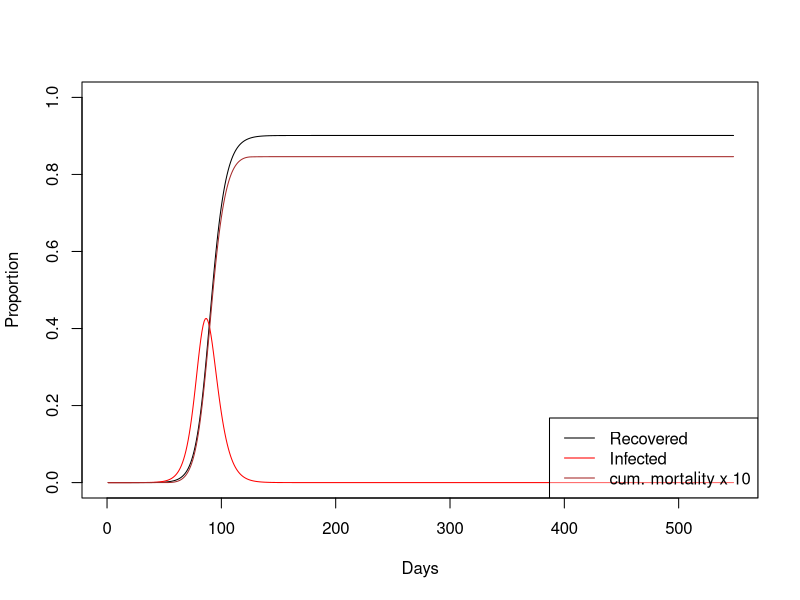
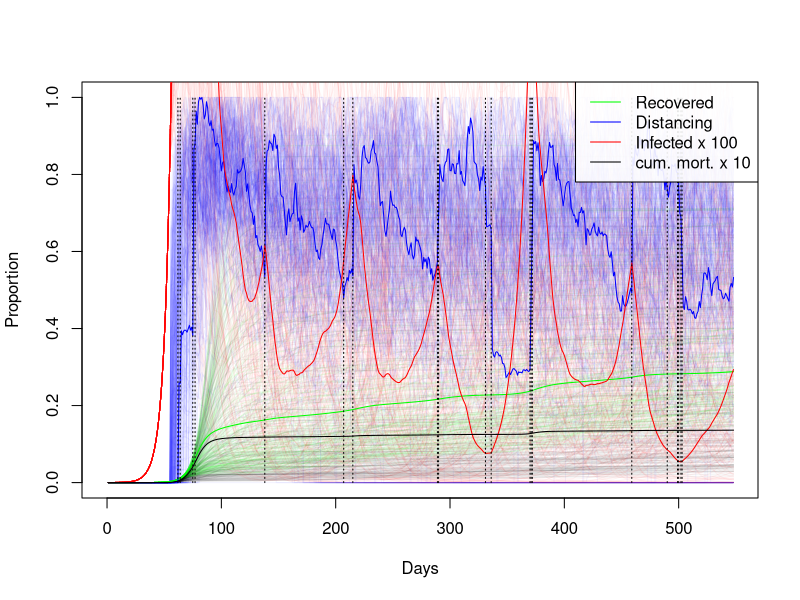
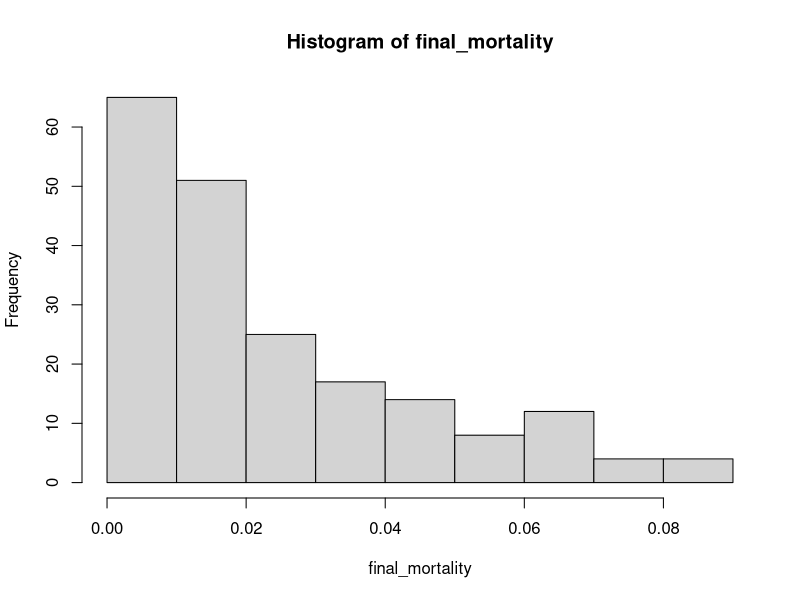

The R script that drew these images, in order:
## Simulation of management of Covid-19 outbreak in the UK.
library(nleqslv) # nonlinear solver

# Parameters (unit: days)
incubation_time <- 5.1 # Ferguson et al. 
incubation_time <- incubation_time +1 # fudge to reproduce R0 and generation time 
start_trans_symp <- incubation_time - 0.5 # Ferguson et al. 
start_trans_asymp <- start_trans_symp # Ferguson et al. 
prop_symptoms <- 0.2 # https://www.thelancet.com/journals/lancet/article/PIIS0140-6736(20)30567-5/fulltext
#prop_symptoms <- 1/3 # Ferguson et al. 
prop_critical <- 0.06 # To be implemented # https://www.thelancet.com/journals/lancet/article/PIIS0140-6736(20)30567-5/fulltext
mean_generation_time <- 6.5 # Ferguson et al. 
#generation_time_alpha <- 3 # shape parameter of an assumed gamma distribution, https://academic.oup.com/biostatistics/article/12/2/303/280518
generation_time_alpha <- 2 # 1 # shape parameter of an assumed gamma distribution, fudge to reproduce r
R0 <- 2.4 # Ferguson et al. 
inf_symp_asymp_ratio <- 2  # Ferguson et al.  
UK_population_size <- 66.44e6
pop_size <- UK_population_size

case_fatality_rate_1 <- 0.009 # hospitals below capacity # to be implemented...
case_fatality_rate_2 <- 0.09 # hospitals over capacity # to be implemented...
hospitalization_rate <- 0.044 # to be implemented...
critical_care_rate <- 0.044 * 0.3 # to be implemented...
critical_care_hospital_time <- 10
hospital_load_factor <- 
  critical_care_rate * critical_care_hospital_time / 
  mean_generation_time
critical_care_beds <- 8175 # uk number of respirators 
## Threshold for proportion infected:
critical_care_beds / (hospital_load_factor * pop_size) 

# ## Check:
# r <- (R0^(1/generation_time_alpha)-1) * generation_time_alpha/mean_generation_time;
# # linear growth rate
# r
# # doubling time
# #exp(r*T_double)==2 -> T_double == log(2)/r
# log(2)/r

policy_intervention_rate <- 1/6 # https://lab.gedidigital.it/gedi-visual/2020/coronavirus-i-contagi-in-italia/




# Stages:
stages <- c(
  "S", # susceptible
  "Is1", # symptomatic infected no trans
  "Is2", # symptomatic infected trans
  "Ia1", # symptomatic asymptomatic no trans
  "Ia2", # symptomatic asymptomatic trans
  "R", # recovered or deceased
  c() )
n_stages <- length(stages)

# Infected stages
IStages <- c("Is1", "Is2", "Ia1", "Ia2")
# Infectious (test postive) stages
PStages <- c("Is2", "Ia2")


## Linear dynamics:
# We still need to adjust two parameters: 
# Is2_inf: infectiousness of Is2 srage (scales other stages)
# rec_rate: recovery rate of transmitting individuals
# This adjustment is done such as fitting R0 and mean_generation_time

## The "survivial" part of the population matrix
SS_calc <- function(Is2_inf,rec_rate){
  SS <- matrix(0,nrow = n_stages,ncol= n_stages,
               dimnames = list(Next=stages,Current=stages) )
  SS["S","S"] <- 1
  SS["Is2","Is1"] <- 1/start_trans_symp
  SS["Is1","Is1"] <- 1-1/start_trans_symp
  SS["Ia2","Ia1"] <- 1/start_trans_asymp
  SS["Ia1","Ia1"] <- 1-1/start_trans_asymp
  SS["R","Ia2"] <- rec_rate
  SS["Ia2","Ia2"] <- 1-rec_rate
  SS["R","Is2"] <- rec_rate
  SS["Is2","Is2"] <- 1-rec_rate
  SS["R","R"] <- 1
  return(SS)
}

## Density indepent factor of the "fertility" (= transmission) matrix
FF0_calc <- function(Is2_inf,rec_rate){
  FF0 <- matrix(0,nrow = n_stages,ncol= n_stages,
                dimnames = list(Next=stages,Current=stages) )
  FF0["Is1","Is2"] <- Is2_inf * prop_symptoms 
  FF0["Ia1","Is2"] <- Is2_inf * (1-prop_symptoms)
  FF0["Is1","Ia2"] <- Is2_inf * prop_symptoms  / inf_symp_asymp_ratio
  FF0["Ia1","Ia2"] <- Is2_inf * (1-prop_symptoms)  / inf_symp_asymp_ratio
  return(FF0)
}

## Calculate the "fertility" (= transmission) part of the population matrix
FF_calc <- function(Is2_inf,rec_rate){
  FF0 <- FF0_calc(Is2_inf,rec_rate)
  return(FF0 * pop_size)
}

eigenvalue_index <- function(eig_values){
  w <- which(abs(eig_values)==eig_values & eig_values != 1)
  return(w[which.max(eig_values[w])])
}

get_mean_generation_time <- function(SS,FF){
  # See page 842 of Bienvenu, F.; Legendre, S. (2015). "A New Approach to the Generation Time in Matrix Population Models" (PDF). The American Naturalist. 185 (6): 834–843. doi:10.1086/681104. PMID 25996867.
  L <- SS+FF
  eig <- eigen(L)
  i <- eigenvalue_index(eig$values)
  w <- eig$vectors[,i]
  t_eig <- eigen(t(L))
  j <- min(which(abs(t_eig$values - eig$values[i])<1e-10))
  v <- t_eig$vectors[,j]
  if(abs(t(v) %*% w)<1e-10) {
    print(c(i,j))
    print(eig$values)
    print(t_eig$values)
    print(w)
    print(v)
    stop("Potential eigenvector index mixup")
  }
  T_gen <- 1 + (t(v) %*% SS %*% w) / (t(v) %*% FF %*% w) 
  return(T_gen)
}

R0_and_Tgen <- function(SS,FF){
  L <- SS + FF
  Tgen <- get_mean_generation_time(SS,FF)
  eig <- eigen(L[IStages,IStages])
  i <- eigenvalue_index(eig$values)
  r <- log(eig$values[i])
  # https://beast.community/estimating_R0
  # https://www.sciencedirect.com/science/article/pii/S1755436518300847
  generation_time_beta <- generation_time_alpha / Tgen
  R0 <- (1+r/generation_time_beta)^generation_time_alpha
  return(c(R0,Tgen))
}

R0_and_Tgen_diff <- function(x){
  as.numeric(
    with(as.list(x),
         R0_and_Tgen(SS_calc(Is2_inf,rec_rate),FF_calc(Is2_inf,rec_rate)) - 
           c(R0,mean_generation_time) ))
}
initialGuess <- c(Is2_inf=5.234017e-07/20,rec_rate=0.01 )
# #Tests
# with(as.list(initialGuess),
#      SS_calc(Is2_inf,rec_rate)+FF_calc(Is2_inf,rec_rate))
# with(as.list(initialGuess),
#      get_mean_generation_time(SS_calc(Is2_inf,rec_rate),FF_calc(Is2_inf,rec_rate)))
# with(as.list(initialGuess),
#      R0_and_Tgen(SS_calc(Is2_inf,rec_rate),FF_calc(Is2_inf,rec_rate)))
R0_and_Tgen_diff(initialGuess)

## Find parameters to fit R0 and generation time
fit <- nleqslv(initialGuess,R0_and_Tgen_diff);
fit$message  # should be "Function criterion near zero" or "x-values within tolerance 'xtol'"
fit$x
## double check
with(as.list(fit$x),
     R0_and_Tgen(SS_calc(Is2_inf,rec_rate),FF_calc(Is2_inf,rec_rate)))

SS <- with(as.list(fit$x),SS_calc(Is2_inf,rec_rate))
FF <- with(as.list(fit$x),FF_calc(Is2_inf,rec_rate))
FF0 <- with(as.list(fit$x),FF0_calc(Is2_inf,rec_rate))
L <- SS + FF

  
IStages <- c("Is1", "Is2", "Ia1", "Ia2")
#get_mean_generation_time(SS[IStages,IStages],FF[IStages,IStages])
linear_growth_rate <- # linear growth rate r should be around 0.2
  log(eigen(L[IStages,IStages])$values[1]) 
linear_growth_rate

# Non-linear dynamics
n_steps <- 365 * 1.5
state <- matrix(0, nrow=n_steps+1, ncol=n_stages)
colnames(state) <- stages
S_index <- which(stages == "S")
state[1,"Ia1"] <- 100
state[1,"S"] <- pop_size - state[1,"Ia1"]
deaths <- rep(NA,n_steps+1) # deaths per step
deaths[1] <- 0

compute_deaths <- function(state_snippet){
  total_infected <- sum(state_snippet[1,IStages])
  respirator_demand <- hospital_load_factor * total_infected
  with_respirator <- min(critical_care_beds, respirator_demand)
  without_respirator <- respirator_demand - with_respirator
  fatality_rate <-
    (with_respirator * case_fatality_rate_1 + without_respirator * case_fatality_rate_2)/
    respirator_demand
  rec <- state_snippet[2,"R"] - state_snippet[1,"R"]
  deaths <- rec * fatality_rate
  return(deaths)
}

## Simulate without policy interventions
plot(c(0),type="n",ylim=c(0,1),xlim=c(0,n_steps),xlab="Days",ylab="Proportion")
for(i in 1:n_steps){
  Lx <- SS + FF0 * state[i,"S"]
  state[i+1,] <- Lx %*% state[i,]
  state[i+1,"S"] <- pop_size - sum(state[i+1,-S_index])
  deaths[i+1] <- compute_deaths(state[c(0,1)+i,])
}
lines((state[,"R"]-cumsum(deaths))/pop_size,col="black",type="l")
lines(rowSums(state[,IStages])/pop_size,col="red",type="l")
lines(cumsum(deaths)/pop_size*1e1,col="brown",type="l")
legend(x="bottomright",
       legend = c("Recovered","Infected","cum. mortality x 10"),
       col=c("black","red","brown"),lty=1,bg=rgb(1,1,1,alpha = 0.4))

## Simulate policy interventions with uncertainty
dfac <- rep(NA,n_steps+1) # social distancing factor, the controll parameter
dfac[1] <- 1 # social distancing factor, the controll parameter
growth_rate <- linear_growth_rate
n_runs <- 200
if(!exists("plotting")) plotting <- TRUE # set to FALSE if plotting takes too much time
other_runs_transparency <- 10/n_runs
# plot(c(0),type="n",ylim=c(0,1),xlim=c(0,n_steps),ylab="Proportion immunized",xlab="Days")
# plot(c(0),type="n",ylim=c(0,1),xlim=c(0,n_steps),ylab="Social Distancing Factor",xlab="Days")
# plot(c(0),type="n",ylim=c(0,1),xlim=c(0,n_steps),ylab="Proportion infected",xlab="Days")
plot(c(0),type="n",ylim=c(0,1),xlim=c(0,n_steps),xlab="Days",ylab="Proportion")
final_mortality <- rep(NA,n_runs)
final_immunization <- rep(NA,n_runs)
for(run in 1:n_runs){
  policy_intervention_times <- c()
  for(i in 1:n_steps){
    dfac[i+1] <- 1-exp(min(0,(log(1-dfac[i])+rnorm(1,-1/(30*6),1/30)))) # decline of compliance
    if(runif(1)< policy_intervention_rate){# adjust policy:
      if(state[i,"Is2"]/pop_size > 0.0005 && growth_rate > 0){ # more measures
        dfac[i+1] <- dfac[i+1] * runif(1,0.2,1) # outcome is uncertain
        policy_intervention_times <-
          append(policy_intervention_times,i)
      }else if(dfac[i+1] < 1 && state[i,"Is2"]/pop_size < 0.0001 && growth_rate <  0){ # less measures
        dfac[i+1] <- min(1,dfac[i+1]*runif(1,1,2)) # outcome uncertain
        policy_intervention_times <-
          append(policy_intervention_times,i)
      }
    }
    Lx <- SS + FF0 * state[i,"S"] * dfac[i+1]
    state[i+1,] <- Lx %*% state[i,]
    state[i+1,"S"] <- pop_size - sum(state[i+1,-S_index])
    deaths[i+1] <- compute_deaths(state[c(0,1)+i,])
    growth_rate <- log(sum(state[i+1,PStages])/sum(state[i,PStages]))
  }
  if(plotting || run == n_runs){
    line_alpha <- ifelse(run > n_runs-1,1,other_runs_transparency)*255
    plotcol <- do.call(rgb,as.list(c(col2rgb("green"),alpha=line_alpha,max = 255)))
    lines((state[,"R"]-cumsum(deaths))/pop_size,col=plotcol,type="l")
    plotcol <- do.call(rgb,as.list(c(col2rgb("blue"),alpha=line_alpha,max = 255)))
    lines(1-dfac,col=plotcol,type="l")
    plotcol <- do.call(rgb,as.list(c(col2rgb("red"),alpha=line_alpha,max = 255)))
    lines(100*rowSums(state[,IStages])/pop_size,col=plotcol,type="l")
    plotcol <- do.call(rgb,as.list(c(col2rgb("black"),alpha=line_alpha,max = 255)))
    lines(cumsum(deaths)/pop_size * 1e1,col=plotcol,type="l")
  }
  final_mortality[run] <- sum(deaths)/pop_size
  final_immunization[run] <- 
    (state[n_steps,"R"]-sum(deaths))/(pop_size-sum(deaths))
}
for(t in policy_intervention_times){
  lines(c(t,t),c(0,1), col="black", lty=3)
}
legend(x="topright",
       legend = c("Recovered","Distancing","Infected x 100","cum. mort. x 10"),
       col=c("green","blue","red","black"),lty=1,bg=rgb(1,1,1,alpha = 0.9))
#plot(final_immunization,final_mortality,pch="+",cex=0.3)
hist(final_mortality)
